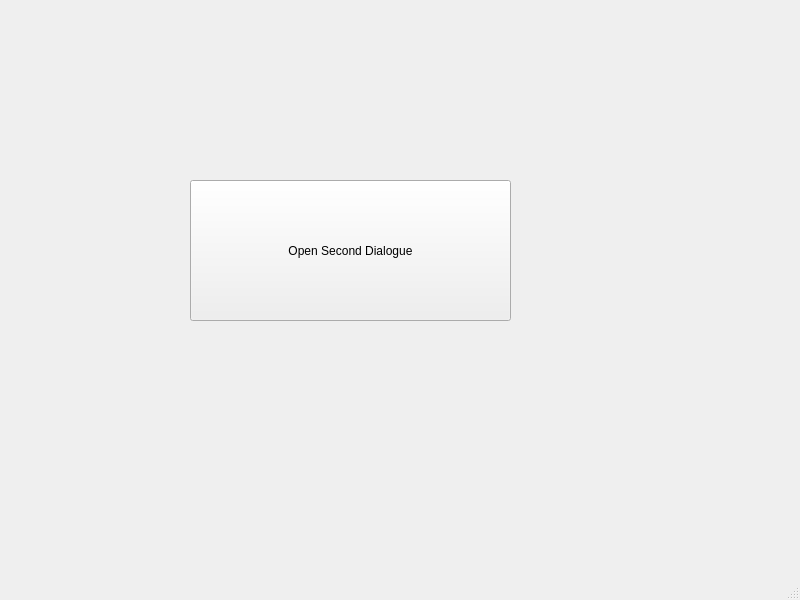
<?xml version="1.0" encoding="UTF-8"?>
<ui version="4.0">
 <class>MainWindow</class>
 <widget class="QMainWindow" name="MainWindow">
  <property name="geometry">
   <rect>
    <x>0</x>
    <y>0</y>
    <width>800</width>
    <height>600</height>
   </rect>
  </property>
  <property name="windowTitle">
   <string>MainWindow</string>
  </property>
  <widget class="QWidget" name="centralwidget">
   <widget class="QPushButton" name="pushButton">
    <property name="geometry">
     <rect>
      <x>190</x>
      <y>180</y>
      <width>321</width>
      <height>141</height>
     </rect>
    </property>
    <property name="text">
     <string>Open Second Dialogue</string>
    </property>
   </widget>
  </widget>
  <widget class="QMenuBar" name="menubar">
   <property name="geometry">
    <rect>
     <x>0</x>
     <y>0</y>
     <width>800</width>
     <height>26</height>
    </rect>
   </property>
  </widget>
  <widget class="QStatusBar" name="statusbar"/>
 </widget>
 <resources/>
 <connections/>
</ui>
